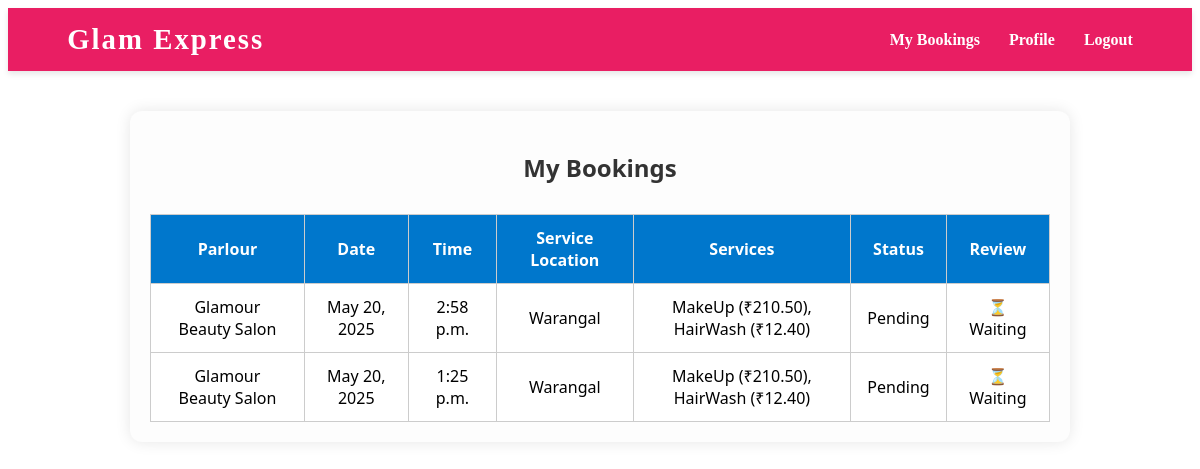
Screenshot of /my-bookings/ (signed in) with the database file from the repository.
### service_app/models.py (models this page shows, shortened)
class Booking(models.Model):
    user = models.ForeignKey(User, on_delete=models.CASCADE)
    parlour = models.ForeignKey(Parlour, on_delete=models.CASCADE)
    booking_date = models.DateField()
    booking_time = models.TimeField()
    user_location = models.CharField(max_length=255, help_text="Enter your address for home service")
    services = models.ManyToManyField(Service)
    is_approved = models.BooleanField(default=False)
    review = models.TextField(blank=True, null=True)
    rating = models.IntegerField(blank=True, null=True)

class Parlour(models.Model):
    parlour_name = models.CharField(max_length=255)
    description = models.TextField()
    location = models.CharField(max_length=255)
    rating = models.DecimalField(max_digits=3, decimal_places=2)
    image = models.ImageField(upload_to='parlour_images/')
    services = models.ManyToManyField('Service', related_name='parlours')  # NEW

class Service(models.Model):
    name = models.CharField(max_length=100)
    price = models.DecimalField(max_digits=8, decimal_places=2, default=0.00)

### service_app/views.py (the view)
# urls.py: path('my-bookings/', views.my_bookings, name='my_bookings'),
@login_required(login_url='login')
def my_bookings(request):
    bookings = Booking.objects.filter(user=request.user).select_related('parlour').order_by('-booking_date', '-booking_time')
    today = timezone.now().date()
    return render(request, 'service_app/my_bookings.html', {'bookings': bookings,'today': today})

### templates/service_app/my_bookings.html (shortened to what this page needs)
{% extends 'service_app/base.html' %}
{% load static %}
{% block content %}
<link rel="stylesheet" href="{% static 'css/bookings.css' %}" />
<div class="container">
  <h2>My Bookings</h2>
  {% if bookings %}
  <table border="1" cellpadding="10">
    <thead>
      <tr>
        <th>Parlour</th>
        <th>Date</th>
        <th>Time</th>
        <th>Service Location</th>
        <th>Services</th>
        <th>Status</th>
        <th>Review</th>
      </tr>
    </thead>
    <tbody>
      {% for booking in bookings %}
      <tr>
        <td>{{ booking.parlour.parlour_name }}</td>
        <td>{{ booking.booking_date }}</td>
        <td>{{ booking.booking_time }}</td>
        <td>{{ booking.user_location }}</td>
        <td>
          {% if booking.services.all %}
            {% for service in booking.services.all %}
              {{ service.name }} (₹{{ service.price }}){% if not forloop.last %}, {% endif %}
            {% empty %}
              No services
            {% endfor %}
          {% else %}
            No services
          {% endif %}
        </td>
        <td>{{ booking.is_approved|yesno:"Approved,Pending" }}</td>
        <td>
          {% if booking.is_approved and booking.booking_date <= today %}
            {% if not booking.review %}
              <button onclick="triggerReview({{ booking.id }}, '{{ booking.parlour.parlour_name }}')">
                Leave Review
              </button>
            {% else %}
              ✅ Reviewed
            {% endif %}
          {% else %}
            ⏳ Waiting
          {% endif %}
        </td>
      </tr>
      {% endfor %}
    </tbody>
  </table>
  {% else %}
  <p>You have no bookings yet.</p>
  {% endif %}
</div>
{% endblock %}

### static/css/bookings.css (style rules this page uses)
.container { max-width: 900px; margin: 40px auto; padding: 20px; background-color: #fdfdfd; border-radius: 12px; box-shadow: 0 0 15px rgba(0, 0, 0, 0.1); font-family: 'Segoe UI', Tahoma, Geneva, Verdana, sans-serif; }
.container h2 { text-align: center; color: #333; margin-bottom: 30px; }
table { width: 100%; border-collapse: collapse; background-color: #fff; }
th, td { padding: 12px 16px; text-align: center; border: 1px solid #ccc; }
thead { background-color: #0077cc; color: white; }

### rows the page displays
Booking: parlour.parlour_name "Glamour Beauty Salon", booking_date "May 20, 2025", booking_time "2:58 p.m.", user_location "Warangal", is_approved "Pending", shows "⏳ Waiting"
Service: name "MakeUp", price "210.50"
Service: name "HairWash", price "12.40"
Booking: parlour.parlour_name "Glamour Beauty Salon", booking_date "May 20, 2025", booking_time "1:25 p.m.", user_location "Warangal", is_approved "Pending", shows "⏳ Waiting"
